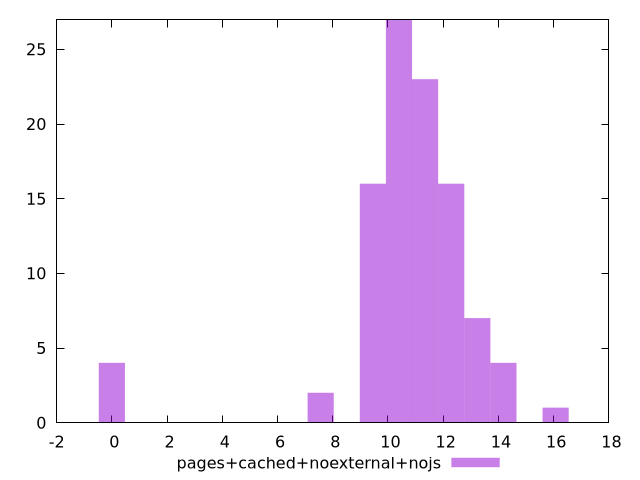

This chart was generated by the following gnuplot code:
$_pagesCachedNoexternalNojs <<EOF
12.289706324282653 16
14.180430374172293 4
10.398982274393013 27
11.344344299337834 23
9.453620249448194 16
13.235068349227472 7
0 4
7.562896199558556 2
16.07115442406193 1
EOF
set key outside below
set terminal pngcairo
set output "report_00004_2020-11-02T20-21-41.718Z/render-blocking-resources/pages+cached+noexternal+nojs//raw_hist.png"
set yrange [0:27]
set boxwidth 0.9453620249448195
set style fill transparent solid 0.5 noborder
plot $_pagesCachedNoexternalNojs title "pages+cached+noexternal+nojs" with boxes ,
